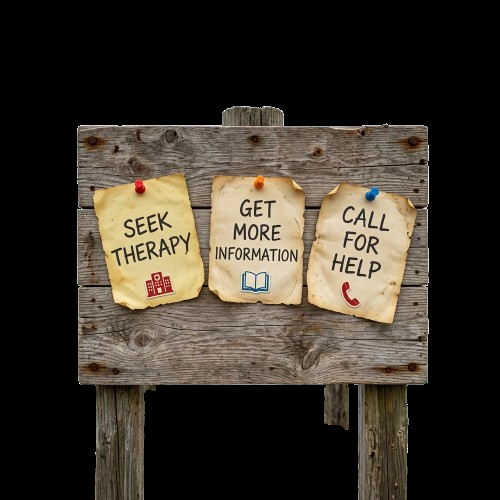
#> input picture client/Assets/safe-harbor-bulletin-board.png, 500 x 500 px, found by its file name
$ python verify_crop.py
#> lines starting #> are read from the running program, lines starting #| are printed output that depends on the picture
import cv2

img = cv2.imread('d:/MindWaves/MindWaves/client/Assets/safe-harbor-bulletin-board.png')
#> img is the input picture: shape (500, 500, 3); mean B, G, R 42.8, 52.4, 59.1
h, w, c = img.shape
#> h = 500; w = 500; c = 3

# The coordinates we got:
coords = [
    {"name": "left", "x": 98, "y": 179, "w": 106, "h": 130},
    {"name": "middle", "x": 209, "y": 177, "w": 95, "h": 127},
    {"name": "right", "x": 307, "y": 188, "w": 105, "h": 135}
]

for item in coords:
    x, y, gw, gh = item["x"], item["y"], item["w"], item["h"]
    crop = img[y:y+gh, x:x+gw]
    cv2.imwrite(f"d:/MindWaves/MindWaves/client/scratch/crop_{item['name']}.png", crop)
    print(f"Saved crop_{item['name']}.png - Size: {crop.shape}")
#> this loop made 3 passes
#> pass 1, `crop = img[y:y+gh, x:x+gw]`:
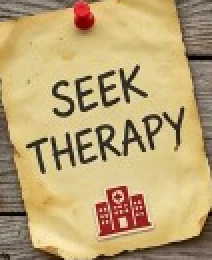
#> crop: shape (130, 106, 3) (shown 2 times larger); mean B, G, R 116.7, 165.4, 188.8
#> pass 2, `crop = img[y:y+gh, x:x+gw]`:
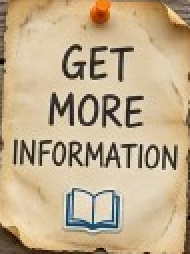
#> crop: shape (127, 95, 3) (shown 2 times larger); mean B, G, R 141.6, 174, 194.3
#> pass 3, `crop = img[y:y+gh, x:x+gw]`:
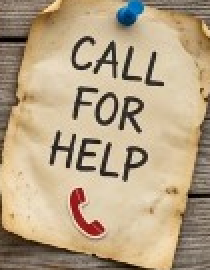
#> crop: shape (135, 105, 3) (shown 2 times larger); mean B, G, R 134.2, 163.7, 183.6
